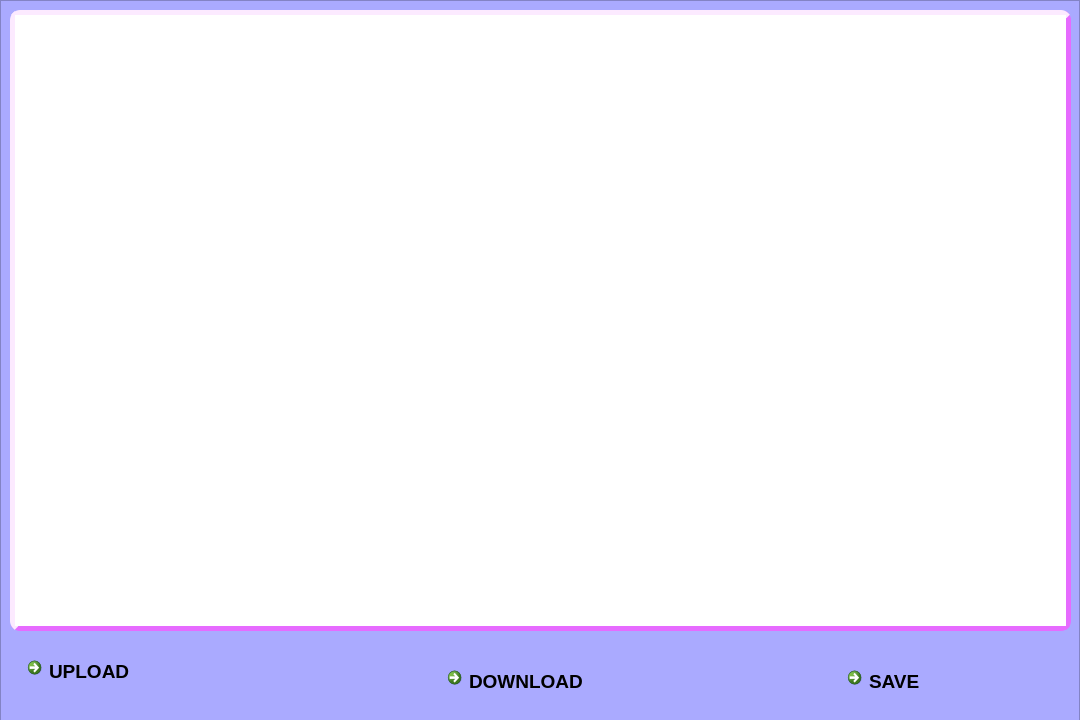
<?xml version="1.0" encoding="UTF-8"?>
<ui version="4.0">
 <class>MainWindow</class>
 <widget class="QMainWindow" name="MainWindow">
  <property name="geometry">
   <rect>
    <x>0</x>
    <y>0</y>
    <width>1080</width>
    <height>720</height>
   </rect>
  </property>
  <property name="sizePolicy">
   <sizepolicy hsizetype="Preferred" vsizetype="Preferred">
    <horstretch>0</horstretch>
    <verstretch>0</verstretch>
   </sizepolicy>
  </property>
  <property name="maximumSize">
   <size>
    <width>1080</width>
    <height>720</height>
   </size>
  </property>
  <property name="windowTitle">
   <string>Enter Details</string>
  </property>
  <property name="windowIcon">
   <iconset>
    <normaloff>:/src/source/pencil_logo.png</normaloff>:/src/source/pencil_logo.png</iconset>
  </property>
  <widget class="QWidget" name="centralwidget">
   <widget class="QFrame" name="bg_frame">
    <property name="geometry">
     <rect>
      <x>0</x>
      <y>0</y>
      <width>1080</width>
      <height>721</height>
     </rect>
    </property>
    <property name="sizePolicy">
     <sizepolicy hsizetype="Fixed" vsizetype="Fixed">
      <horstretch>0</horstretch>
      <verstretch>0</verstretch>
     </sizepolicy>
    </property>
    <property name="maximumSize">
     <size>
      <width>1080</width>
      <height>721</height>
     </size>
    </property>
    <property name="styleSheet">
     <string notr="true">QFrame#bg_frame{
	background-color: rgb(170, 170, 255);
}</string>
    </property>
    <property name="frameShape">
     <enum>QFrame::StyledPanel</enum>
    </property>
    <property name="frameShadow">
     <enum>QFrame::Raised</enum>
    </property>
    <widget class="QCommandLinkButton" name="download_btn">
     <property name="geometry">
      <rect>
       <x>440</x>
       <y>660</y>
       <width>171</width>
       <height>51</height>
      </rect>
     </property>
     <property name="sizePolicy">
      <sizepolicy hsizetype="Fixed" vsizetype="Fixed">
       <horstretch>0</horstretch>
       <verstretch>0</verstretch>
      </sizepolicy>
     </property>
     <property name="font">
      <font>
       <family>Segoe UI</family>
       <pointsize>14</pointsize>
       <weight>75</weight>
       <bold>true</bold>
      </font>
     </property>
     <property name="text">
      <string>DOWNLOAD</string>
     </property>
     <property name="icon">
      <iconset>
       <normaloff>:/src/source/dowload_logo.png</normaloff>:/src/source/dowload_logo.png</iconset>
     </property>
     <property name="iconSize">
      <size>
       <width>35</width>
       <height>35</height>
      </size>
     </property>
    </widget>
    <widget class="QCommandLinkButton" name="upload_btn">
     <property name="geometry">
      <rect>
       <x>20</x>
       <y>650</y>
       <width>241</width>
       <height>61</height>
      </rect>
     </property>
     <property name="sizePolicy">
      <sizepolicy hsizetype="Fixed" vsizetype="Fixed">
       <horstretch>0</horstretch>
       <verstretch>0</verstretch>
      </sizepolicy>
     </property>
     <property name="font">
      <font>
       <family>Segoe UI</family>
       <pointsize>14</pointsize>
       <weight>75</weight>
       <bold>true</bold>
      </font>
     </property>
     <property name="text">
      <string>UPLOAD</string>
     </property>
     <property name="icon">
      <iconset>
       <normaloff>:/src/source/import_logo.png</normaloff>:/src/source/import_logo.png</iconset>
     </property>
     <property name="iconSize">
      <size>
       <width>50</width>
       <height>50</height>
      </size>
     </property>
    </widget>
    <widget class="QCommandLinkButton" name="save_btn">
     <property name="geometry">
      <rect>
       <x>840</x>
       <y>660</y>
       <width>185</width>
       <height>51</height>
      </rect>
     </property>
     <property name="sizePolicy">
      <sizepolicy hsizetype="Fixed" vsizetype="Fixed">
       <horstretch>0</horstretch>
       <verstretch>0</verstretch>
      </sizepolicy>
     </property>
     <property name="font">
      <font>
       <family>Segoe UI</family>
       <pointsize>14</pointsize>
       <weight>75</weight>
       <bold>true</bold>
      </font>
     </property>
     <property name="text">
      <string>SAVE</string>
     </property>
     <property name="icon">
      <iconset>
       <normaloff>:/src/source/save_btn.png</normaloff>:/src/source/save_btn.png</iconset>
     </property>
     <property name="iconSize">
      <size>
       <width>30</width>
       <height>30</height>
      </size>
     </property>
    </widget>
    <widget class="QTableWidget" name="tableWidget">
     <property name="geometry">
      <rect>
       <x>10</x>
       <y>10</y>
       <width>1061</width>
       <height>621</height>
      </rect>
     </property>
     <property name="sizePolicy">
      <sizepolicy hsizetype="Fixed" vsizetype="Fixed">
       <horstretch>0</horstretch>
       <verstretch>0</verstretch>
      </sizepolicy>
     </property>
     <property name="sizeIncrement">
      <size>
       <width>1920</width>
       <height>1080</height>
      </size>
     </property>
     <property name="font">
      <font>
       <pointsize>10</pointsize>
       <weight>75</weight>
       <bold>true</bold>
      </font>
     </property>
     <property name="styleSheet">
      <string notr="true">QTableWidget{
border-style: outset;
border-width:5px;
border-radius: 10px;
	border-color: rgb(230, 107, 255);
}</string>
     </property>
    </widget>
   </widget>
  </widget>
 </widget>
 <resources>
  <include location="Source_file.qrc"/>
 </resources>
 <connections/>
</ui>
